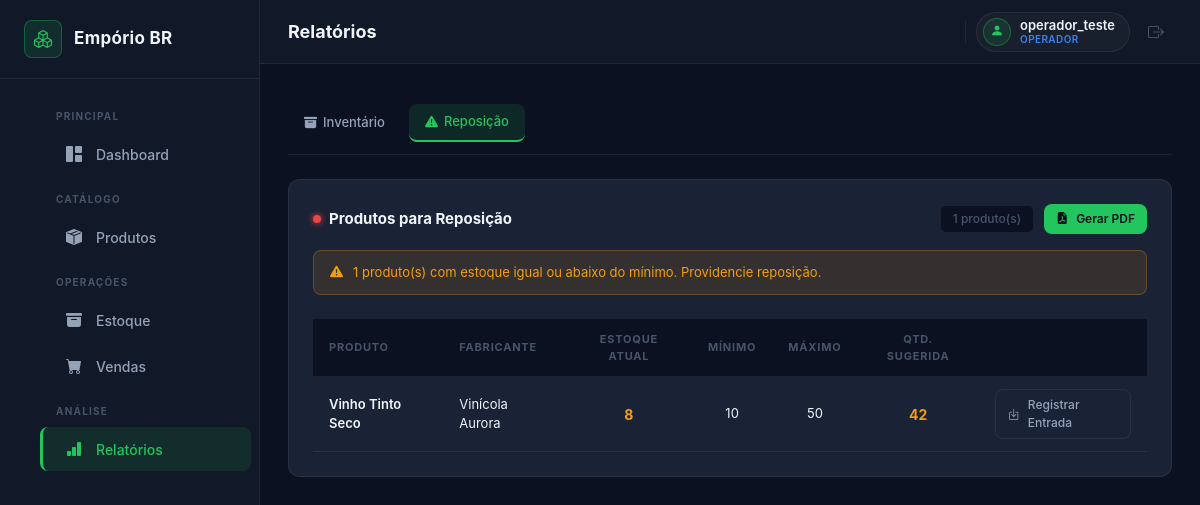
/relatorios/reposicao (signed in), run on the app's committed database.
### app/models/models.py (models this page shows, shortened)
class Usuario(UserMixin, db.Model):
    __tablename__ = 'usuarios'
    id = db.Column(db.Integer, primary_key=True)
    nome = db.Column(db.String(100), nullable=False)
    senha_hash = db.Column(db.String(255), nullable=False)
    perfil = db.Column(db.String(20), nullable=False, default='operador')  # 'admin' ou 'operador'
    ativo = db.Column(db.Boolean, default=True)
    movimentacoes = db.relationship('Movimentacao', backref='usuario', lazy='dynamic')
    vendas = db.relationship('Venda', backref='usuario', lazy='dynamic')
    @property
    def is_admin(self):
        return self.perfil == 'admin'

class Produto(db.Model):
    __tablename__ = 'produtos'
    id = db.Column(db.Integer, primary_key=True)
    nome = db.Column(db.String(150), nullable=False)
    categoria_id = db.Column(db.Integer, db.ForeignKey('categorias.id'), nullable=False)
    fabricante = db.Column(db.String(100))
    volume = db.Column(db.String(30))
    peso = db.Column(db.String(30))
    codigo_barras = db.Column(db.String(50), unique=True)
    margem_lucro = db.Column(db.Float, nullable=False, default=30.0)
    preco_custo = db.Column(db.Float, nullable=False, default=0.0)
    preco_venda = db.Column(db.Float, nullable=False, default=0.0)
    estoque_minimo = db.Column(db.Integer, nullable=False, default=5)
    estoque_maximo = db.Column(db.Integer, nullable=False, default=100)
    ativo = db.Column(db.Boolean, default=True)
    lotes = db.relationship('Lote', backref='produto', lazy='dynamic')
    movimentacoes = db.relationship('Movimentacao', backref='produto', lazy='dynamic')
    @property
    def estoque_atual(self):
        total = 0
        for lote in self.lotes:
            total += lote.quantidade
        return total

class Lote(db.Model):
    __tablename__ = 'lotes'
    id = db.Column(db.Integer, primary_key=True)
    produto_id = db.Column(db.Integer, db.ForeignKey('produtos.id'), nullable=False)
    numero_lote = db.Column(db.String(60))
    quantidade = db.Column(db.Integer, nullable=False, default=0)
    data_validade = db.Column(db.Date)
    data_entrada = db.Column(db.DateTime, default=lambda: datetime.now(timezone.utc))
    itens_venda = db.relationship('ItemVenda', backref='lote', lazy='dynamic')
    movimentacoes = db.relationship('Movimentacao', backref='lote', lazy='dynamic')

### app/routes/relatorios.py (the view)
@relatorios_bp.route('/relatorios/reposicao')
@login_required
def relatorio_reposicao():
    produtos = (
        Produto.query
        .filter_by(ativo=True)
        .order_by(Produto.nome)
        .all()
    )
    reposicao = [p for p in produtos if p.estoque_atual <= p.estoque_minimo]
    return render_template('relatorios/reposicao.html', produtos=reposicao)

### app/models/models.py (called while the page is built)
@login_manager.user_loader
def load_user(user_id):
    return Usuario.query.get(int(user_id))

### app/templates/relatorios/reposicao.html (shortened to what this page needs)
{% extends 'base.html' %}
{% block page_title %}Relatórios{% endblock %}
{% block content %}
{% include 'relatorios/_tabs.html' %}
<div class="card-dark">
  <div class="section-header mb-3">
    <div class="section-title-group">
      <span class="section-dot dot-red"></span>
      <h5 class="section-title">Produtos para Reposição</h5>
    </div>
    <div style="display:flex; align-items:center; gap:10px;">
      <span class="badge-gray">{{ produtos|length }} produto(s)</span>
      <a href="{{ url_for('relatorios.mais_vendidos_pdf') }}"
         class="btn-accent btn-sm" title="Exportar Ordem de Reposição em PDF">
        <i class="bi bi-file-earmark-pdf-fill"></i> Gerar PDF
      </a>
    </div>
  </div>
  {% if not produtos %}
  <div class="empty-state">
    <i class="bi bi-check-circle-fill empty-icon-green" style="font-size: 2.5rem; opacity: 1;"></i>
    <p>Todos os produtos estão acima do estoque mínimo.</p>
  </div>
  {% else %}
  <div class="info-box info-box-warning mb-4">
    <i class="bi bi-exclamation-triangle-fill"></i>
    <span>
      {{ produtos|length }} produto(s) com estoque igual ou abaixo do mínimo. Providencie reposição.
    </span>
  </div>
  <div class="table-scroll">
    <table class="table-dark-custom">
      <thead>
        <tr>
          <th>Produto</th>
          <th>Fabricante</th>
          <th class="text-center">Estoque Atual</th>
          <th class="text-center">Mínimo</th>
          <th class="text-center">Máximo</th>
          <th class="text-center">Qtd. Sugerida</th>
          <th></th>
        </tr>
      </thead>
      <tbody>
        {% for p in produtos %}
        <tr>
          <td><span class="product-name">{{ p.nome }}</span></td>
          <td class="text-muted-col">{{ p.fabricante or '—' }}</td>
          <td class="text-center">
            <strong class="{{ 'value-danger' if p.estoque_atual == 0 else 'value-warning' }}">
              {{ p.estoque_atual }}
            </strong>
          </td>
          <td class="text-center text-muted-col">{{ p.estoque_minimo }}</td>
          <td class="text-center text-muted-col">{{ p.estoque_maximo }}</td>
          <td class="text-center">
            <strong class="value-warning">{{ p.estoque_maximo - p.estoque_atual }}</strong>
          </td>
          <td>
            <a href="{{ url_for('estoque.entrada') }}" class="btn-outline btn-sm">
              <i class="bi bi-box-arrow-in-down"></i> Registrar Entrada
            </a>
          </td>
        </tr>
        {% endfor %}
      </tbody>
    </table>
  </div>
  {% endif %}
</div>
{% endblock %}

### app/templates/base.html (shortened to what this page needs)
<!DOCTYPE html>
<html lang="pt-BR">
<head>
  <link href="https://cdn.jsdelivr.net/npm/bootstrap@5.3.3/dist/css/bootstrap.min.css" rel="stylesheet">
  <link href="https://cdn.jsdelivr.net/npm/bootstrap-icons@1.11.3/font/bootstrap-icons.min.css" rel="stylesheet">
  <link href="{{ url_for('static', filename='css/styles.css') }}" rel="stylesheet">
</head>
<body>
<div class="layout-wrapper">
  <aside class="sidebar" id="sidebar">
    <div class="sidebar-brand">
      <span class="brand-icon"><i class="bi bi-boxes"></i></span>
      <span class="brand-name">Empório BR</span>
    </div>
    <nav class="sidebar-nav">
      <ul>
        <li class="nav-label">Principal</li>
        <li>
          <a href="{{ url_for('main.dashboard') }}"
             class="{{ 'active' if request.endpoint == 'main.dashboard' }}">
            <i class="bi bi-grid-1x2-fill"></i>
            <span>Dashboard</span>
          </a>
        </li>
        <li class="nav-label">Catálogo</li>
        <li>
          <a href="{{ url_for('produtos.lista_produtos') }}"
             class="{{ 'active' if request.endpoint and request.endpoint.startswith('produtos.') }}">
            <i class="bi bi-box-seam-fill"></i>
            <span>Produtos</span>
          </a>
        </li>
        <li class="nav-label">Operações</li>
        <li>
          <a href="{{ url_for('estoque.visao_geral') }}"
             class="{{ 'active' if request.endpoint and request.endpoint.startswith('estoque.') }}">
            <i class="bi bi-archive-fill"></i>
            <span>Estoque</span>
          </a>
        </li>
        <li>
          <a href="{{ url_for('vendas.nova_venda') }}"
             class="{{ 'active' if request.endpoint and request.endpoint.startswith('vendas.') }}">
            <i class="bi bi-cart-fill"></i>
            <span>Vendas</span>
          </a>
        </li>
        <li class="nav-label">Análise</li>
        <li>
          <a href="{{ url_for('relatorios.relatorio_estoque') }}"
             class="{{ 'active' if request.endpoint and request.endpoint.startswith('relatorios.') }}">
            <i class="bi bi-bar-chart-fill"></i>
            <span>Relatórios</span>
          </a>
        </li>
      </ul>
    </nav>
  </aside>
  <div class="main-content">
    <header class="topbar">
      <h1 class="page-title">{% block page_title %}{% endblock %}</h1>
      <div class="topbar-right">
        <div class="topbar-user">
          <div class="topbar-avatar"><i class="bi bi-person-fill"></i></div>
          <div class="topbar-user-info">
            <span class="topbar-user-name">{{ current_user.nome }}</span>
            <span class="topbar-user-role" style="{{ '' if current_user.is_admin else 'color:var(--info);' }}">
              {{ 'Admin' if current_user.is_admin else 'Operador' }}
            </span>
          </div>
        </div>
        <a href="{{ url_for('auth.logout') }}" class="btn-logout" title="Sair">
          <i class="bi bi-box-arrow-right"></i>
        </a>
      </div>
    </header>
    <div class="flash-container">
    </div>
    <main class="page-body">
      {% block content %}{% endblock %}
    </main>
  </div>
</div>
</body>
</html>

### data on the page
Usuario: nome "operador_teste", perfil "OPERADOR"
Produto: nome "Vinho Tinto Seco", fabricante "Vinícola Aurora", estoque_atual "8", estoque_minimo "10", estoque_maximo "50", p.estoque_maximo-p.estoque_atual "42"

### other printed values
{{ produtos|length }} "1"
